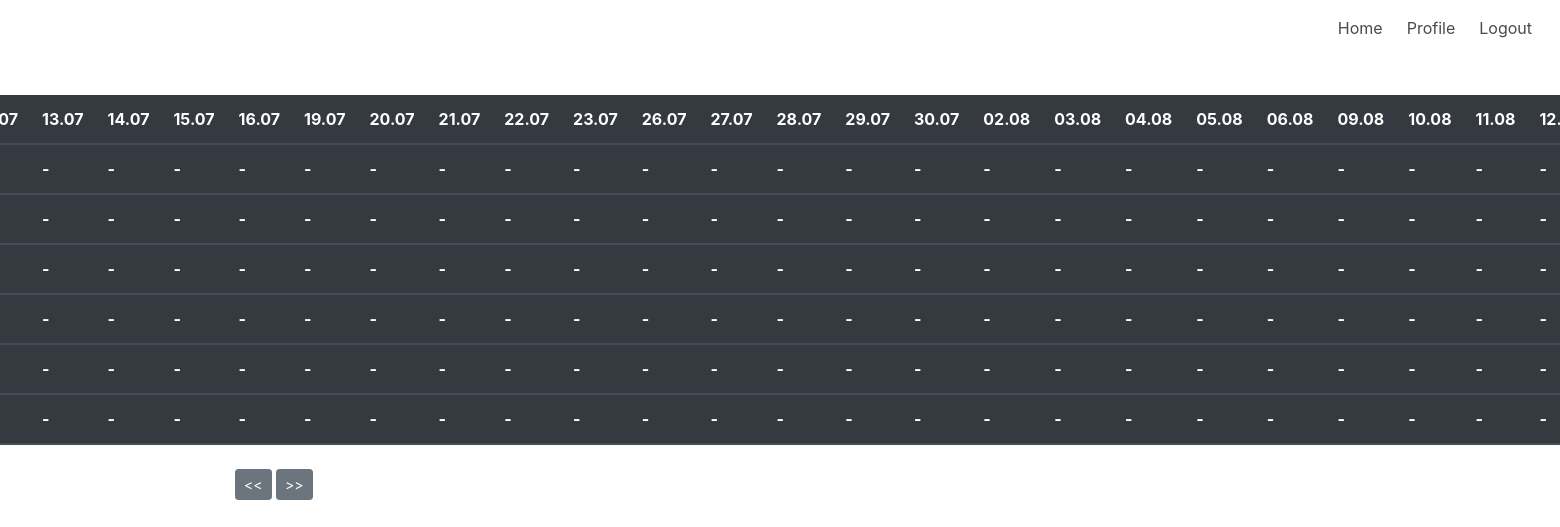
The app's page /profile/grades/?page=-1 (signed in) with its own data.
### models/models.py (models this page shows)
class object_to_id(db.Model):
    __tablename__ = "object_to_id"
    id = db.Column(db.Integer, primary_key=True)
    name = db.Column(db.String)

### models/profile.py (the view)
@prf.route('/profile/grades/', methods=["GET", "POST"])
@login_required
def show_grades():
    if request.method == 'POST':
        print(request.data)
    page = 1
    if 'page' in request.args:
        page = int(request.args['page'])
    names = object_to_id.query.all()
    grades = Grades.query.filter_by(user_id=current_user.id).all()
    objects = grades_schema.dump(grades)
    rates = {object['object_id']: dict() for object in objects}
    for object in objects:
        rates[object['object_id']][object['timestamp']] = object['grade_id'] if object['grade_id'] != 13 else 'Abs'
    _ = generate_dates_and_timestamps(page)
    dates, timestamps = _[0], _[1]
    return render_template('html/grades.html', dates=dates, names=names, page=page,
                           timestamps=timestamps, rates=rates, title='Grades')

### models/models.py (called while the page is built)
    @login_manager.user_loader
    def load_user(user_id):
        return User.query.get(int(user_id))

### app/templates/html/grades.html (shortened to what this page needs)
{% extends "/html/index.html" %}
{% block content %}
<table class="table table-striped">
        <thead class="thead-dark">
          <tr>
            {% for date in dates %}
              <th scope="col"> {{ date }} </th>
            {% endfor %}
          </tr>
          {% for object in names %}
          <tr>
            {% for time in timestamps %}
                  <th scope="col"> {{rates.get(object.id, {}).get(time, '-')}}</th>
            {% endfor %}
          </tr>
          {% endfor %}
        </thead>
</table>
<a class="btn btn-secondary btn-sm" href="{{ url_for('profile.show_grades', page=page-1)}}"> << </a>
<a class="btn btn-secondary btn-sm" href="{{ url_for('profile.show_grades', page=page+1)}}"> >> </a>
{% endblock %}

### app/static/main.css (style rules this page uses)
table { margin-top : 5%; margin-right: 25%; margin-left: -53%; }

### records on screen
object_to_id: get "-" "-" "-" "-" "-" "-" "-" "-" "-" "-" "-" "-" "-" "-" "-" "-" "-" "-" "-" "-" "-" "-" "-"
object_to_id: get "-" "-" "-" "-" "-" "-" "-" "-" "-" "-" "-" "-" "-" "-" "-" "-" "-" "-" "-" "-" "-" "-" "-"
object_to_id: get "-" "-" "-" "-" "-" "-" "-" "-" "-" "-" "-" "-" "-" "-" "-" "-" "-" "-" "-" "-" "-" "-" "-"
object_to_id: get "-" "-" "-" "-" "-" "-" "-" "-" "-" "-" "-" "-" "-" "-" "-" "-" "-" "-" "-" "-" "-" "-" "-"
object_to_id: get "-" "-" "-" "-" "-" "-" "-" "-" "-" "-" "-" "-" "-" "-" "-" "-" "-" "-" "-" "-" "-" "-" "-"
object_to_id: get "-" "-" "-" "-" "-" "-" "-" "-" "-" "-" "-" "-" "-" "-" "-" "-" "-" "-" "-" "-" "-" "-" "-"

### other values on screen
{{ date }} "13.07" "14.07" "15.07" "16.07" "19.07" "20.07" "21.07" "22.07" "23.07" "26.07" "27.07" "28.07" "29.07" "30.07" "02.08" "03.08" "04.08" "05.08" "06.08" "09.08" "10.08" "11.08"
